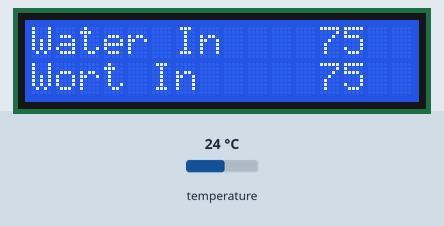
Simulated run of this sketch. Board: Arduino Uno, built with avr-gcc and run on an emulated ATmega328P. Parts: 16×2 character LCD. Inputs (shaded band) come from the test bench; at power-on: temperature 24 °C. What the sketch prints to the serial monitor is not drawn.

Above: at 1.29 s.
1.3 s: temperature set to 12 °C
At 2.18 s:
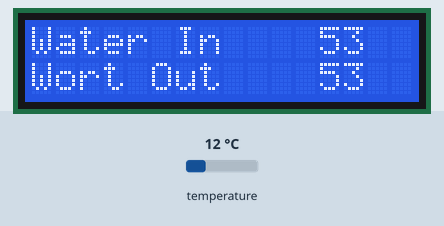
2.8 s: temperature set to 19 °C
At 3.08 s:
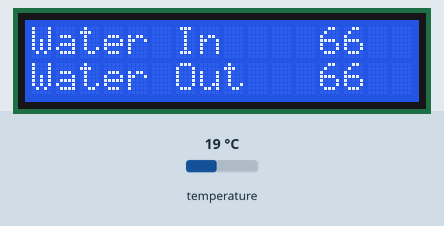
4.3 s: temperature set to 28 °C
At 5.42 s:
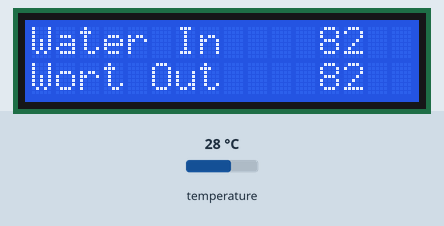
Timing chart, 0 to 7.3 s (numbered marks = the images above; inputs shaded):
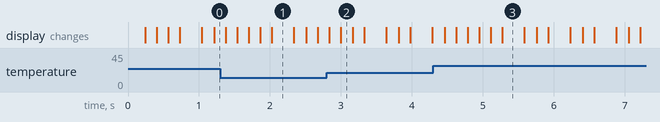

The sketch:

TeensyThermMonitor.ino
```cpp
// (licence header left out)
#include <OneWire.h>
#include <LiquidCrystalFast.h>


const uint8_t  dsPin      =    9;
const uint8_t  lcdRS      =   12;
const uint8_t  lcdEnable  =   11;
const uint8_t  lcdRW      =   10;
const uint8_t  lcdD4      =    5;
const uint8_t  lcdD5      =    4;
const uint8_t  lcdD6      =    3;
const uint8_t  lcdD7      =    2;
const uint8_t  rows       =    4;
const uint8_t  cols       =   20;
const uint8_t  REDled     =   20;
const uint8_t  GRNled     =   21;
const uint8_t  BLUled     =   22;
const uint8_t  BLled      =   23;

OneWire  ds(dsPin);  // on pin 10 (a 4.7K resistor may be necessary)
LiquidCrystalFast lcd(lcdRS, lcdRW, lcdEnable, lcdD4, lcdD5, lcdD6, lcdD7);

uint8_t data[12];
uint8_t addr[8];
uint8_t x = 0;

char *lcdStr[4] =
{
  "Water In ",
  "Water Out",
  "Wort In  ",
  "Wort Out "
};

void setup(void)
{
  Serial.begin(115200);
  lcd.begin(cols, rows);
  lcd.clear();
}

void showNext(uint8_t x)
{

  int16_t raw, celsius, fahrenheit;
  uint8_t i;

  ds.reset();
  ds.select(addr);
  ds.write(0x44, 1);        // start conversion, with parasite power on at the end
  delay(125);               // maybe 750ms is enough, maybe not
  ds.reset();
  ds.select(addr);
  ds.write(0xBE);           // Read Scratchpad
  for ( i = 0; i < 9; i++)  // we need 9 bytes
  {
    data[i] = ds.read();
  }
  raw = (data[1] << 8) | data[0];
  raw = raw & ~7;  // 9 bit resolution, 93.75 ms

  celsius = raw / 16;
  fahrenheit = ((celsius * 9) / 5) + 32.0;

  Serial.print("chip");
  Serial.print(x);
  Serial.print("  Temperature = ");
  Serial.print(celsius);
  Serial.print(" Celsius, ");
  Serial.print(fahrenheit);
  Serial.println(" Fahrenheit");

  lcd.setCursor(0, x);
  lcd.print(lcdStr[x]);
  lcd.setCursor(12, x);
  lcd.print(fahrenheit);

}

void loop(void)
{
  if ( !ds.search(addr))
  {
    Serial.println("No more addresses.");
    Serial.println();
    ds.reset_search();
  }else{
    Serial.print("Displaying Chip ");
    Serial.println(x);
    showNext(x);
    x++;
    if( x >= 4) x = 0;
  }
}
```
